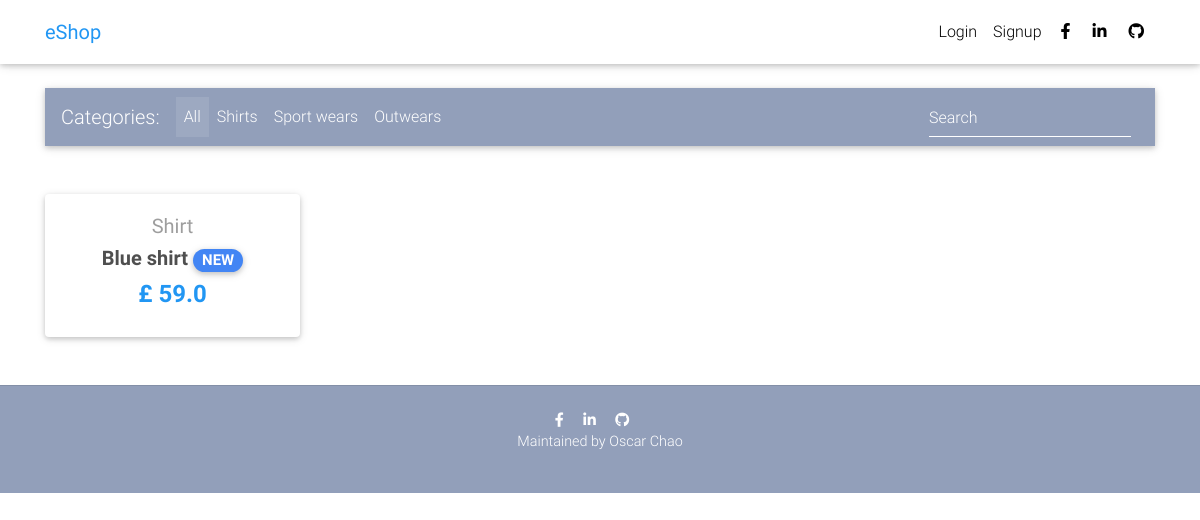
The page / on the database its author committed.
### profiles/models.py (models this page shows, shortened)
class Item(models.Model):
    title = models.CharField(max_length=120)
    price = models.FloatField()
    discount_price = models.FloatField(blank=True, null=True)
    category = models.CharField(choices=CATEGORY_CHOICES, max_length=2)
    label = models.CharField(choices=LABEL_CHOICES, max_length=1)
    slug = models.SlugField()
    description = models.TextField()
    image = models.ImageField()
    def get_absolute_url(self):
        return reverse("profiles:product", kwargs={"slug": self.slug})

### profiles/views.py (the view)
# urls.py: path('', HomeView.as_view(), name='item_list'),
class HomeView(ListView):
    model = Item
    paginate_by = 10
    template_name = 'home-page.html'

### templates/home-page.html (shortened to what this page needs)
{% extends 'base.html' %}
{% block content %}
<main>
  <div class="container">
    <nav class="navbar navbar-expand-lg navbar-dark mdb-color lighten-3 mt-3 mb-5">
      <span class="navbar-brand">Categories:</span>
      <div class="collapse navbar-collapse" id="basicExampleNav">
        <ul class="navbar-nav mr-auto">
          <li class="nav-item active">
            <a class="nav-link" href="#">All
            </a>
          </li>
          <li class="nav-item">
            <a class="nav-link" href="#">Shirts</a>
          </li>
          <li class="nav-item">
            <a class="nav-link" href="#">Sport wears</a>
          </li>
          <li class="nav-item">
            <a class="nav-link" href="#">Outwears</a>
          </li>
        </ul>
        <form class="form-inline">
          <div class="md-form my-0">
            <input class="form-control mr-sm-2" type="text" placeholder="Search" aria-label="Search">
          </div>
        </form>
      </div>
    </nav>
    <section class="text-center mb-4">
      <div class="row wow fadeIn">
        {% for item in object_list %}
        <div class="col-lg-3 col-md-6 mb-4">
          <div class="card">
            <div class="card-body text-center">
              <a href="" class="grey-text">
                <h5>{{ item.get_category_display }}</h5>
              </a>
              <h5>
                <strong>
                  <a href="{{ item.get_absolute_url }}" class="dark-grey-text">{{ item.title }}
                    <span class="badge badge-pill {{ item.get_label_display }}-color">NEW</span>
                  </a>
                </strong>
              </h5>
              <h4 class="font-weight-bold blue-text">
                <strong>£
                {% if item.discount_price %}
                  {{ item.discount_price }}
                {% else %}
                  {{ item.price }}
                {% endif %}
                </strong>
              </h4>
            </div>
          </div>
        </div>
        {% endfor %}
      </div>
    </section>
  </div>
</main>
{% endblock content %}

### templates/base.html (style rules this page uses)
html, body, header, .carousel { height: 60vh; }

### rows shown on the page
Item: category "Shirt", title "Blue shirt", discount_price "59.0"
